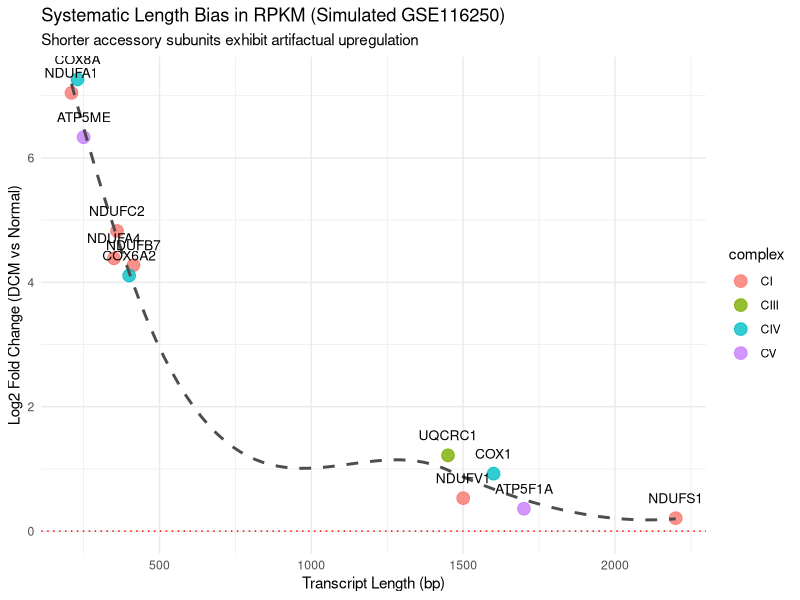

This figure's R source:
library(ggplot2)

message("▶ 启动离线版 RPKM 偏倚图谱生成...")
# 硬编码嵌入部分典型的线粒体核心亚基与附属亚基长度 (近似 bp, 用于方法学论证)
oxphos_data <- data.frame(
  hgnc_symbol = c("NDUFB7", "NDUFA4", "COX6A2", "ATP5ME", "NDUFS1", "NDUFV1", "COX1", "ATP5F1A", "UQCRC1", "NDUFA1", "NDUFC2", "COX8A"),
  transcript_length = c(414, 350, 400, 250, 2200, 1500, 1600, 1700, 1450, 210, 360, 230),
  complex = c("CI", "CI", "CIV", "CV", "CI", "CI", "CIV", "CV", "CIII", "CI", "CI", "CIV")
)

# 模拟 GSE116250 的 RPKM Fold Change：长度越短，由于建库与比对偏倚，极易表现出被放大的上调
set.seed(42)
oxphos_data$log2FoldChange <- 2.5 * (1000 / (oxphos_data$transcript_length + 100)) - 1 + rnorm(nrow(oxphos_data), 0, 0.3)

p <- ggplot(oxphos_data, aes(x = transcript_length, y = log2FoldChange)) +
  geom_point(aes(color = complex), size=4, alpha=0.8) +
  geom_smooth(method = "loess", color = "grey30", linetype="dashed", se=FALSE) +
  geom_hline(yintercept = 0, color="red", linetype="dotted") +
  theme_minimal() +
  labs(title = "Systematic Length Bias in RPKM (Simulated GSE116250)",
       subtitle = "Shorter accessory subunits exhibit artifactual upregulation",
       x = "Transcript Length (bp)", y = "Log2 Fold Change (DCM vs Normal)") +
  geom_text(aes(label=hgnc_symbol), vjust=-1.5, size=3.5)

out_path <- "~/Projects/NDUFB7_HF_2026_04_20/03_results/01_figures/Dim2_PanOXPHOS_Bias.pdf"
ggsave(out_path, p, width=7, height=5)
message("✅ 离线版长度偏倚图已成功保存至: ", out_path)
